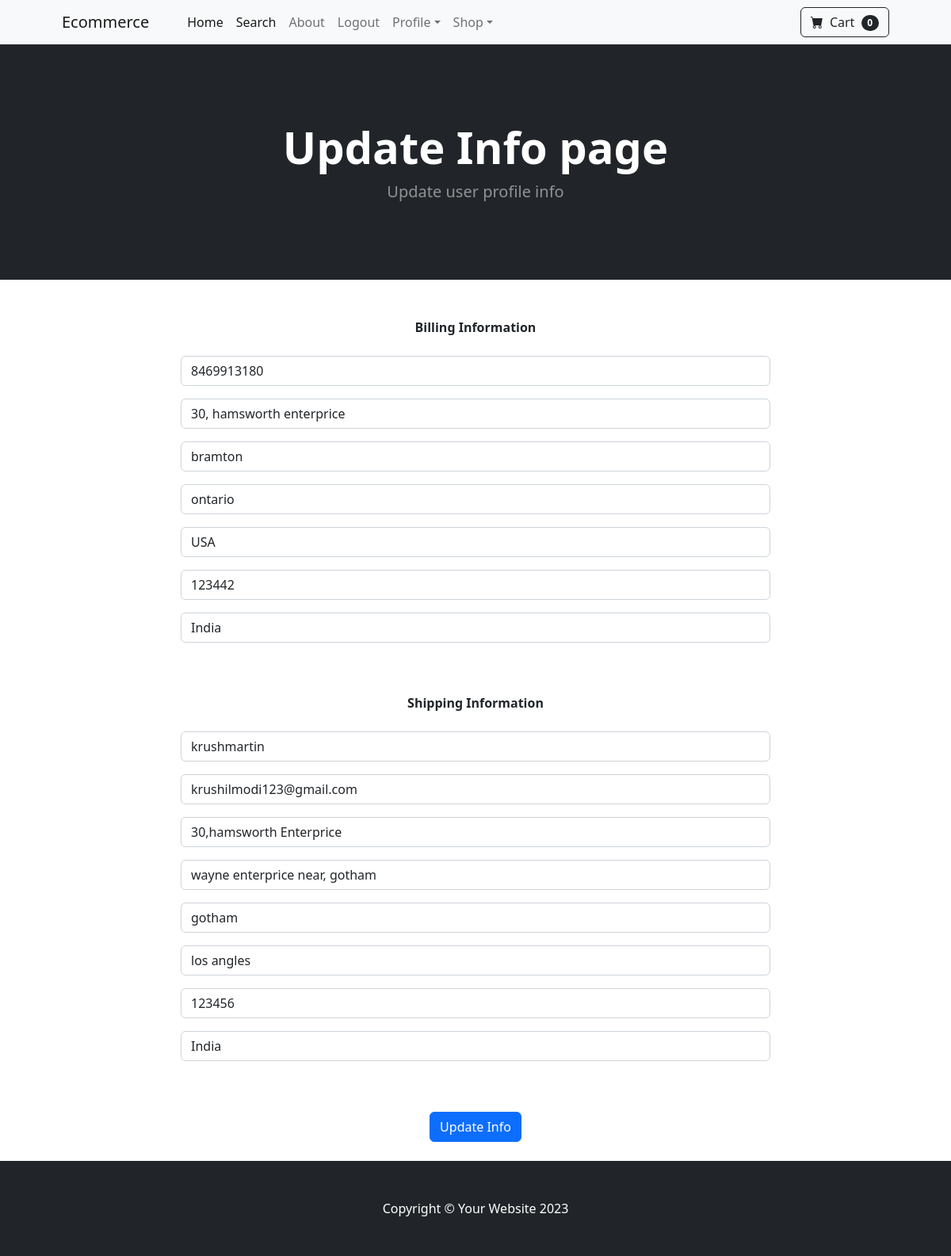
/update_info/ (signed in), run on the app's committed database.
### store/models.py (models this page shows, shortened)
class Profile(models.Model):
    user = models.OneToOneField(User, on_delete = models.CASCADE)
    date_modified = models.DateTimeField(User, auto_now=True)
    phone = models.CharField(max_length= 20, blank=True)
    address1 = models.CharField(max_length= 200, blank=True)
    address2 = models.CharField(max_length= 200, blank=True)
    city = models.CharField(max_length= 200, blank=True)
    state = models.CharField(max_length= 200, blank=True)
    zipcode = models.CharField(max_length= 200, blank=True)
    country = models.CharField(max_length= 200, blank=True)
    old_cart = models.CharField(max_length= 200, blank=True,null=True)

### payment/models.py (models this page shows, shortened)
class ShippingAddress(models.Model):
	user = models.ForeignKey(User, on_delete=models.CASCADE, null=True, blank=True)
	shipping_full_name = models.CharField(max_length=255)
	shipping_email = models.CharField(max_length=255)
	shipping_address1 = models.CharField(max_length=255)
	shipping_address2 = models.CharField(max_length=255, blank=True)
	shipping_city = models.CharField(max_length=255)
	shipping_state = models.CharField(max_length=255, null=True, blank=True)
	shipping_zipcode = models.CharField(max_length=255, null=True, blank=True)
	shipping_country = models.CharField(max_length=255)
	class Meta:
		verbose_name_plural = "Shipping Address"

### store/views.py (the view)
# urls.py: path('update_info/', views.update_info, name='update_info'),
def update_info(request):
    if request.user.is_authenticated:
        current_user = Profile.objects.get(user__id = request.user.id)
        shipping_user = ShippingAddress.objects.get(user__id=request.user.id)
        form = UserInfoForm(request.POST or None, instance = current_user)
        shipping_form = ShippingForm(request.POST or None, instance=shipping_user)
        if form.is_valid() or shipping_form.is_valid():
            form.save()
            shipping_form.save()
            messages.success(request, "User Information has been Updated!!!")
            return redirect('home')
        return render(request, 'update_info.html', {'form': form,'shipping_form': shipping_form})
    else:
         messages.success(request, "you must be loggedIn to access that page!!!")
         return redirect('home')

### store/forms.py
class UserInfoForm(forms.ModelForm):
    phone = forms.CharField(label="",widget=forms.TextInput(attrs={'class':'form-control', 'placeholder':'phone'}), required=False)
    address1 = forms.CharField(label="",widget=forms.TextInput(attrs={'class':'form-control', 'placeholder':'address1'}), required=False)
    address2 = forms.CharField(label="",widget=forms.TextInput(attrs={'class':'form-control', 'placeholder':'address2'}), required=False)
    city = forms.CharField(label="",widget=forms.TextInput(attrs={'class':'form-control', 'placeholder':'city'}), required=False)
    state = forms.CharField(label="",widget=forms.TextInput(attrs={'class':'form-control', 'placeholder':'state'}), required=False)
    zipcode = forms.CharField(label="",widget=forms.TextInput(attrs={'class':'form-control', 'placeholder':'zipcode'}), required=False)
    country = forms.CharField(label="",widget=forms.TextInput(attrs={'class':'form-control', 'placeholder':'country'}), required=False)
    class Meta:
     model = Profile
     fields = ('phone','address1','address2','city','state','zipcode','country')

### cart/cart.py (called while the page is built)
    def __len__(self):
        return len(self.cart)

### cart/context_processors.py (called while the page is built)
def cart(request):
    return {'cart': Cart(request)}

### store/templates/update_info.html (shortened to what this page needs)
{% extends 'base.html' %}
{% block content %}
<header class="bg-dark py-5">
    <div class="container px-4 px-lg-5 my-5">
        <div class="text-center text-white">
            <h1 class="display-4 fw-bolder">Update Info page </h1>
            <p class="lead fw-normal text-white-50 mb-0">Update user profile info</p>
        </div>
    </div>
</header>
<div class="container">
    <div class="row">
        <center>
            <div class="col-8">
                <br><br>
                <strong> Billing Information</strong>
                <br><br>
                <form method="post" action="{% url 'update_info' %}">
                    {{ form.as_p }}
                    <br><br>
                    <strong>Shipping Information</strong>
                    <br/><br/>
                    {{ shipping_form.as_p }}
                    <br/><br/>
                    <button type="submit" class="btn btn-primary">Update Info</button>
                    <br><br>
                </form>
            </div>
        </center>
    </div>
</div>
{% endblock %}

### data on the page
Profile: phone "8469913180", address1 "30, hamsworth enterprice", address2 "bramton", city "ontario", state "USA", zipcode "123442", country "India"
ShippingAddress: shipping_full_name "krushmartin", shipping_email "krushilmodi123@gmail.com", shipping_address1 "30,hamsworth Enterprice", shipping_address2 "wayne enterprice near, gotham", shipping_city "gotham", shipping_state "los angles", shipping_zipcode "123456", shipping_country "India"

### other printed values
{{ cart|length }} "0"
